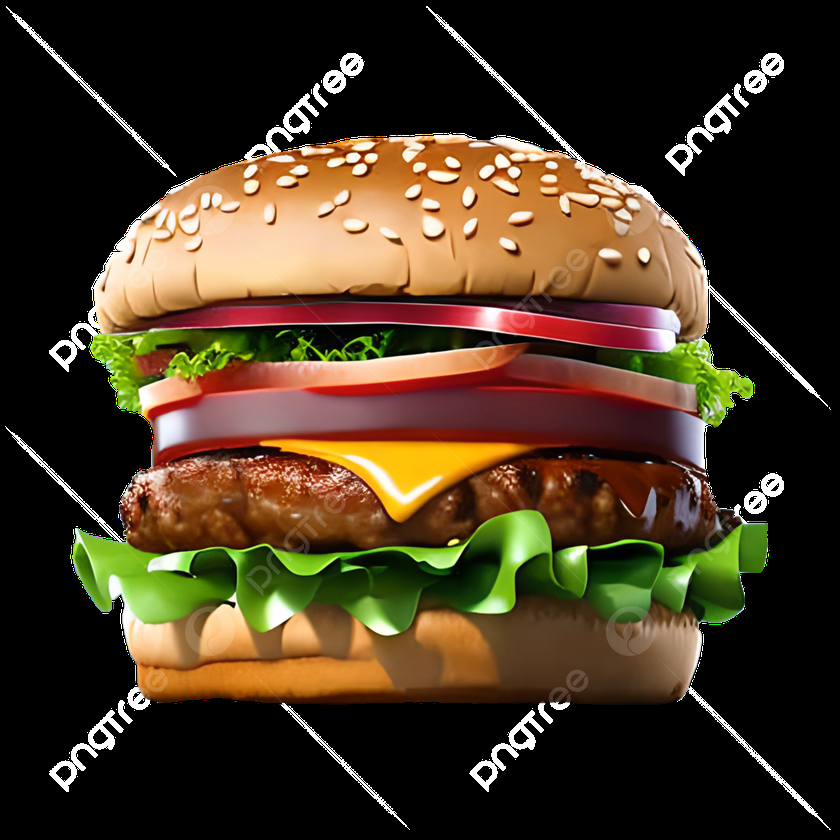
#> input picture image.png, 840 x 840 px, shrunk from 1200 x 1200 before the run, found by its file name
$ python '2)histogram.py'
#> lines starting #> are read from the running program, lines starting #| are printed output that depends on the picture
import cv2
import matplotlib.pyplot as plt

# Read the image
image = cv2.imread(r"C:\Users\aysha\OneDrive\Desktop\Miniproject\image.png", cv2.IMREAD_GRAYSCALE)  # Ensure it's in grayscale
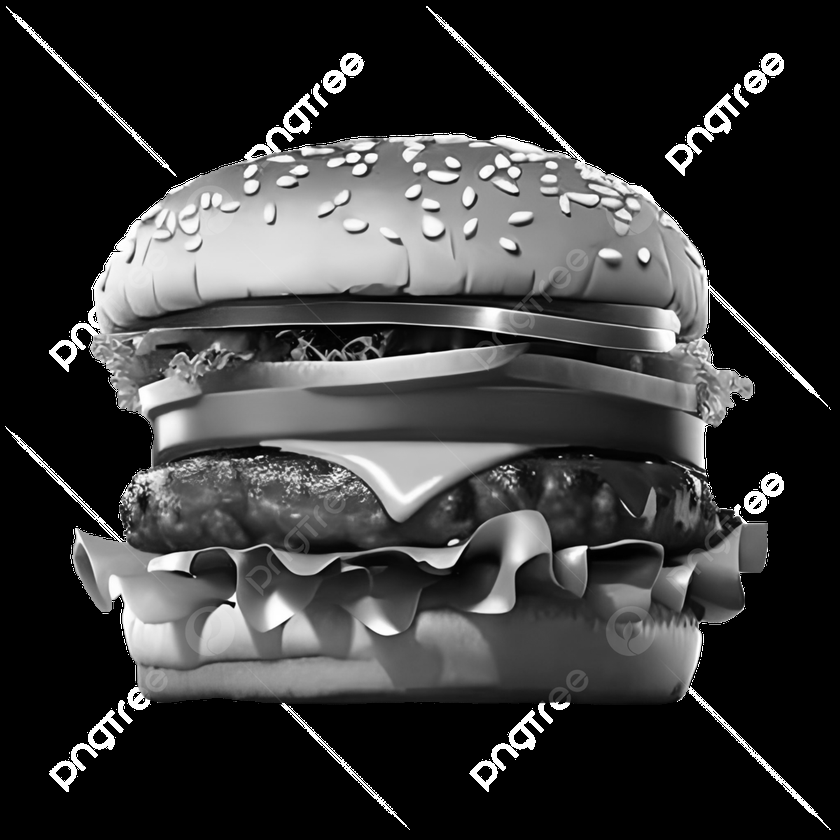
#> image: shape (840, 840); min 0, max 255, mean 56.6
if image is None:
    raise FileNotFoundError("Image not found. Please check the path.")

# Calculate and plot the histogram
plt.hist(image.ravel(), bins=256, range=[0, 256])
plt.title("Histogram")
plt.xlabel("Pixel Intensity")
plt.ylabel("Frequency")
plt.show()  # Display the histogram
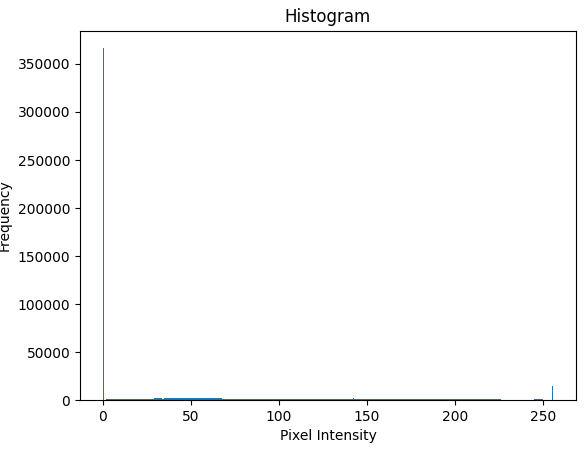
#> figure drawn by matplotlib, 1 panel; tallest bar 366382 high, from x = 0 to 1
